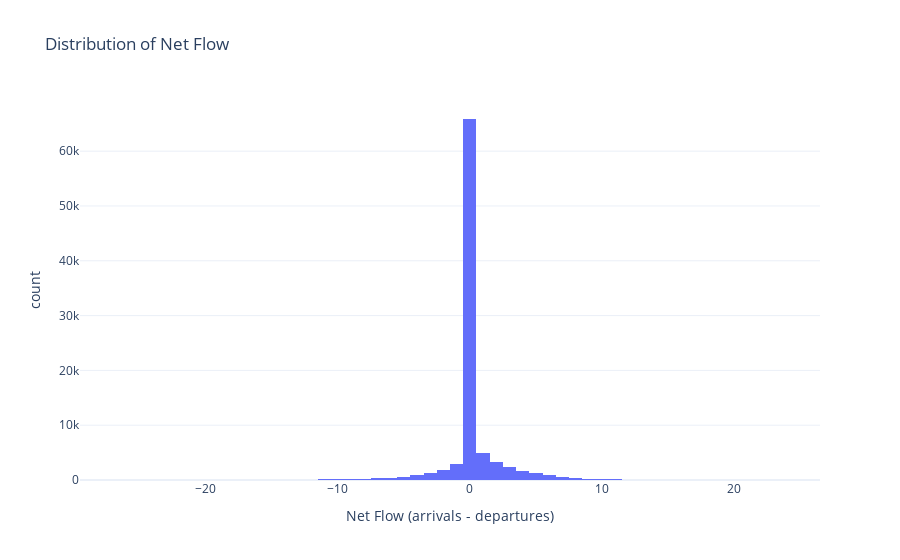

Here is the notebook cell this chart was saved with:
### Markdown cell above
---

## 4. Exploratory Analysis

### Code cell
# Net flow distribution
fig = px.histogram(
	station_hours, 
	x='net_flow',
	nbins=100,
	title='Distribution of Net Flow',
	labels={'net_flow': 'Net Flow (arrivals - departures)'},
	template='plotly_white'
)
fig.show()

print(f"Net flow statistics:")
print(station_hours['net_flow'].describe())

### Figure 1 — Plotly figure (JSON) as saved in the notebook; plotly's stock layout.template omitted (floating-point values rounded to 4 significant figures; data arrays with more than 128 entries replaced by an {"elided": "..."} marker saying what was removed)
{"data": [{"bingroup": "x", "hovertemplate": "Net Flow (arrivals - departures)=%{x}<br>count=%{y}<extra></extra>", "legendgroup": "", "marker": {"color": "#636efa", "pattern": {"shape": ""}}, "name": "", "nbinsx": 100, "orientation": "v", "showlegend": false, "type": "histogram", "x": {"elided": "91028 int values"}, "xaxis": "x", "yaxis": "y"}], "layout": {"barmode": "relative", "legend": {"tracegroupgap": 0}, "title": {"text": "Distribution of Net Flow"}, "xaxis": {"anchor": "y", "domain": [0, 1], "title": {"text": "Net Flow (arrivals - departures)"}}, "yaxis": {"anchor": "x", "domain": [0, 1], "title": {"text": "count"}}}}
